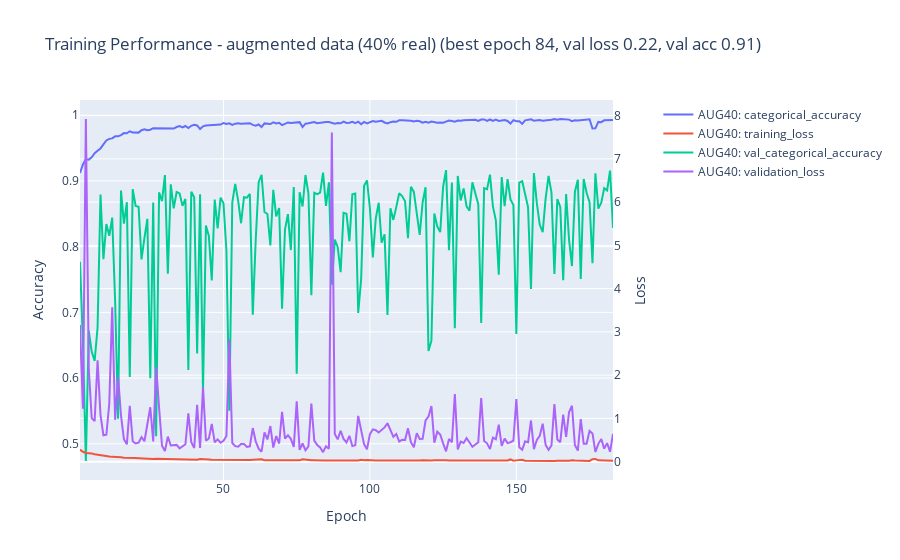

This figure's notebook cell:
### Code cell
files = {
    'AUG40': "models/AUG40_pointnet_history.json",
    }

histories = {}
for key in files.keys():
    with open(files[key], 'r') as f:
        histories[key] = json.load(f)

plot_training_performance(histories, 'categorical_accuracy', 'val_categorical_accuracy', 'Training Performance - augmented data (40% real) (best epoch 84, val loss 0.22, val acc 0.91)', 'AUG40_pointnet_training.png')

### Figure 1 — Plotly figure (JSON) as saved in the notebook; plotly's stock layout.template omitted (floating-point values rounded to 4 significant figures; data arrays with more than 128 entries replaced by an {"elided": "..."} marker saying what was removed)
{"data": [{"mode": "lines", "name": "AUG40: categorical_accuracy", "type": "scatter", "x": {"elided": "183 int values"}, "xaxis": "x", "y": {"elided": "184 float values"}, "yaxis": "y"}, {"mode": "lines", "name": "AUG40: training_loss", "type": "scatter", "x": {"elided": "183 int values"}, "xaxis": "x", "y": {"elided": "184 float values"}, "yaxis": "y2"}, {"mode": "lines", "name": "AUG40: val_categorical_accuracy", "type": "scatter", "x": {"elided": "183 int values"}, "xaxis": "x", "y": {"elided": "184 float values"}, "yaxis": "y"}, {"mode": "lines", "name": "AUG40: validation_loss", "type": "scatter", "x": {"elided": "183 int values"}, "xaxis": "x", "y": {"elided": "184 float values"}, "yaxis": "y2"}], "layout": {"title": {"text": "Training Performance - augmented data (40% real) (best epoch 84, val loss 0.22, val acc 0.91)"}, "xaxis": {"anchor": "y", "domain": [0, 0.94], "title": {"text": "Epoch"}}, "yaxis": {"anchor": "x", "domain": [0, 1], "title": {"text": "Accuracy"}}, "yaxis2": {"anchor": "x", "overlaying": "y", "side": "right", "title": {"text": "Loss"}}}}
